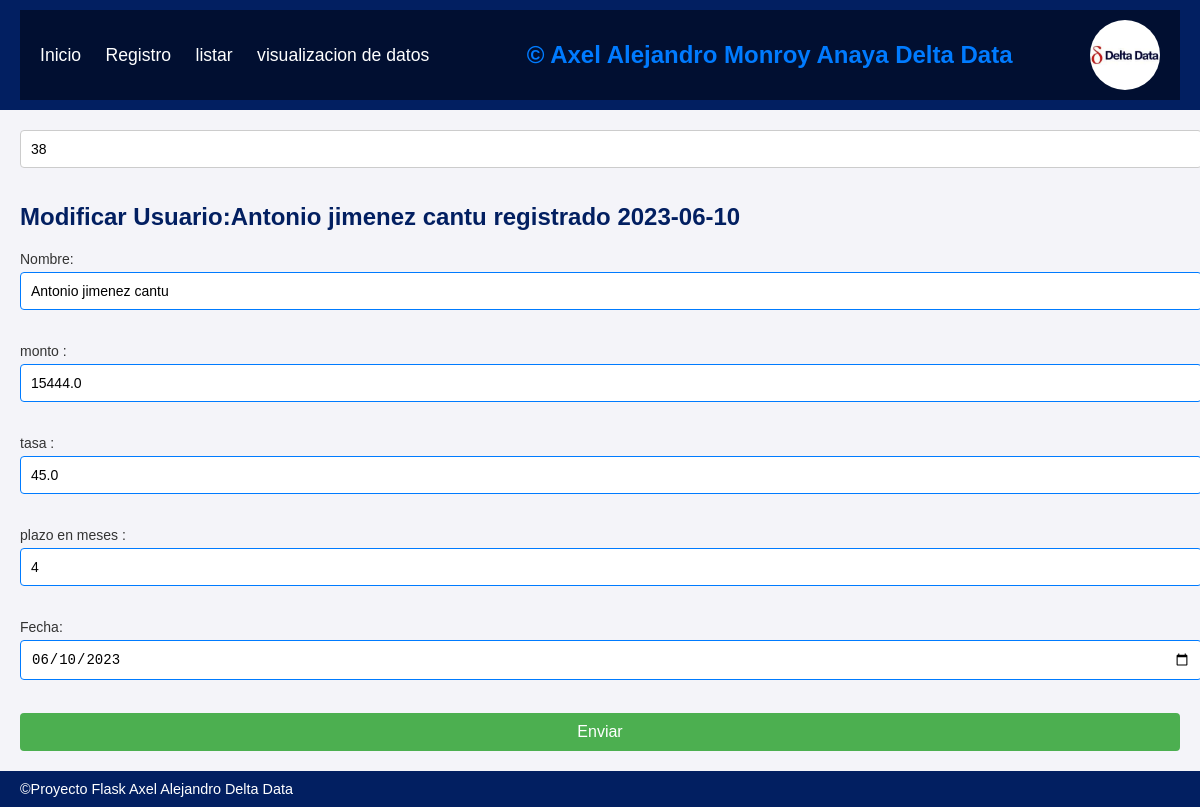
Screenshot of /modificar/modificar/38 with the database file from the repository.
### tables this page shows
CREATE TABLE "creditos" (
	"id"	INTEGER NOT NULL,
	"cliente"	TEXT,
	"tasa_interes"	REAL,
	"plazo"	INTEGER,
	"fecha_otorgamiento"	DATE,
	"monto"	REAL,
	PRIMARY KEY("id" AUTOINCREMENT)
);

### routes/modificar.py (the view)
@modificar.route('/modificar/<int:id>', methods=['GET', 'POST'])
def mod(id):
    db = get_db()
    if request.method == 'POST':
        nombre = request.form['nombre']
        monto = request.form['monto']
        tasa = request.form['tasa']
        plazo = request.form['plazo']
        fecha = request.form['fecha']
        db = get_db()
        cursor = db.cursor()
        flash(f"se ha guardado correctamente el registro de {nombre} el dia {fecha}")
        cursor.execute("""
                    UPDATE creditos
                    SET cliente = ?, tasa_interes = ?, plazo = ?, fecha_otorgamiento = ?, monto = ?
                    WHERE id = ?
                """, (nombre, tasa, plazo, fecha, monto, id))
        db.commit()
        db.close()
        return redirect(url_for('listar.lista'))
    else:
        cursor = db.cursor()
        cursor.execute(f"SELECT * FROM creditos WHERE id = {id}")
        creditos = cursor.fetchall()
        db.close()
        return render_template('registro.html',credito = creditos[0])

### routes/modificar.py (called while the page is built)
def get_db():
    return sqlite3.connect(DATABASE)

### templates/registro.html (shortened to what this page needs)
{% extends "layout.html" %}
{% block style %} <link rel="stylesheet" href="{{ url_for('static', filename='/css/registro.css') }}"> {% endblock %}
{% block content %}
    {% if credito %}
        <input type="number" id="id" name="id" value="{{ credito.0 }}" readonly>
        <h2>Modificar Usuario:{{credito.1}} registrado {{credito.4}}</h2>
    {% else %}
        <h1>registro</h1>
    {% endif %}
    <form action="" method="POST">
        <label for="nombre">Nombre:</label>
        <input type="text" id="nombre" name="nombre" required {% if credito %}value="{{credito.1}}"{% endif %}>
        <br><br>
        <label for="monto">monto :</label>
        <input type="number" step="any" min="0" id="monto" name="monto" required {% if credito %}value="{{credito.5}}"{% endif %}>
        <br><br>
        <label for="tasa de interes">tasa :</label>
        <input type="number" step="any" min="0" id="tasa" name="tasa" required {% if credito %}value="{{credito.2}}"{% endif %}>
        <br><br>
        <label for="plazo">plazo en meses :</label>
        <input type="number" min="0" id="plazo" name="plazo" required {% if credito %}value="{{credito.3}}"{% endif %}>
        <br><br>
        <label for="fecha">Fecha:</label>
        <input type="date" id="fecha" name="fecha" required {% if credito %}value="{{credito.4}}"{% endif %}>
        <br><br>
        <button type="submit">Enviar</button>
    </form>
{% endblock %}

### static/css/styles.css (style rules this page uses)
body { font-family: Arial, sans-serif; background-color: #f4f4f9; color: #021F61; margin: 0; padding: 0; }

### static/css/registro.css (style rules this page uses)
label { font-size: 14px; color: #333; display: block; margin-bottom: 5px; }
input[type="text"], input[type="number"], input[type="date"] { width: 100%; padding: 10px; margin-bottom: 15px; border: 1px solid #ccc; border-radius: 4px; font-size: 14px; }
button[type="submit"] { background-color: #4CAF50; color: white; padding: 10px 20px; border: none; border-radius: 4px; cursor: pointer; font-size: 16px; width: 100%; transition: background-color 0.3s ease; }
input[required] { border-color: #007bff; }

### rows the page displays
creditos: id "38", cliente "Antonio jimenez cantu", fecha_otorgamiento "2023-06-10", nombre "Antonio jimenez cantu", monto "15444.0", tasa "45.0", plazo "4", fecha "06/10/2023"
